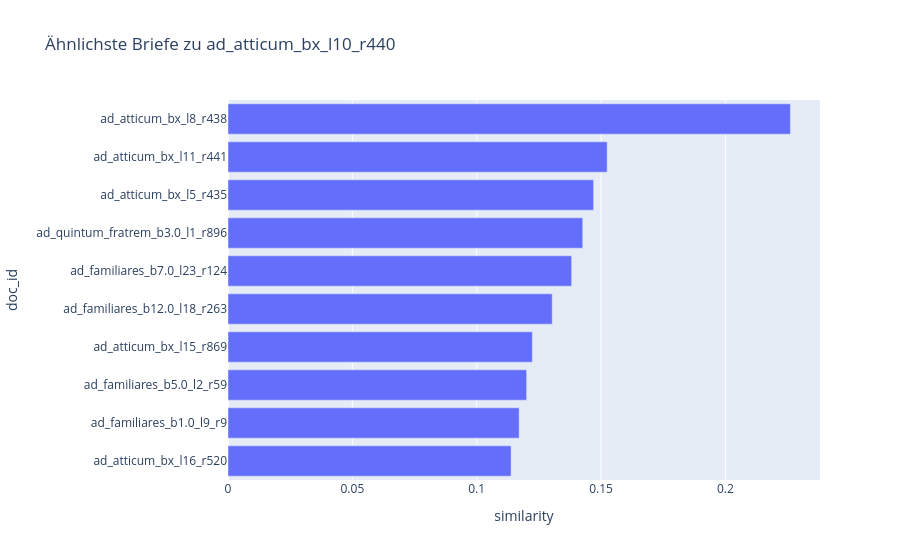

The code cell stored with this chart in its notebook:
### Code cell
target_doc = df.loc[0, "doc_id"]  # hier ändern
top_sim = sim_df.loc[target_doc].sort_values(ascending=False)[1:11].reset_index()
top_sim.columns = ["doc_id", "similarity"]

fig = px.bar(
    top_sim,
    x="similarity",
    y="doc_id",
    orientation="h",
    title=f"Ähnlichste Briefe zu {target_doc}"
)
fig.update_layout(yaxis={"categoryorder": "total ascending"})
fig.show()

### Figure 1 — Plotly figure (JSON) as saved in the notebook; plotly's stock layout.template omitted (floating-point values rounded to 4 significant figures)
{"data": [{"hovertemplate": "similarity=%{x}<br>doc_id=%{y}<extra></extra>", "legendgroup": "", "marker": {"color": "#636efa", "pattern": {"shape": ""}}, "name": "", "orientation": "h", "showlegend": false, "textposition": "auto", "type": "bar", "x": [0.2261, 0.1525, 0.147, 0.1426, 0.1382, 0.1304, 0.1224, 0.1201, 0.1171, 0.1138], "xaxis": "x", "y": ["ad_atticum_bx_l8_r438", "ad_atticum_bx_l11_r441", "ad_atticum_bx_l5_r435", "ad_quintum_fratrem_b3.0_l1_r896", "ad_familiares_b7.0_l23_r124", "ad_familiares_b12.0_l18_r263", "ad_atticum_bx_l15_r869", "ad_familiares_b5.0_l2_r59", "ad_familiares_b1.0_l9_r9", "ad_atticum_bx_l16_r520"], "yaxis": "y"}], "layout": {"barmode": "relative", "legend": {"tracegroupgap": 0}, "title": {"text": "Ähnlichste Briefe zu ad_atticum_bx_l10_r440"}, "xaxis": {"anchor": "y", "domain": [0, 1], "title": {"text": "similarity"}}, "yaxis": {"anchor": "x", "categoryorder": "total ascending", "domain": [0, 1], "title": {"text": "doc_id"}}}}
